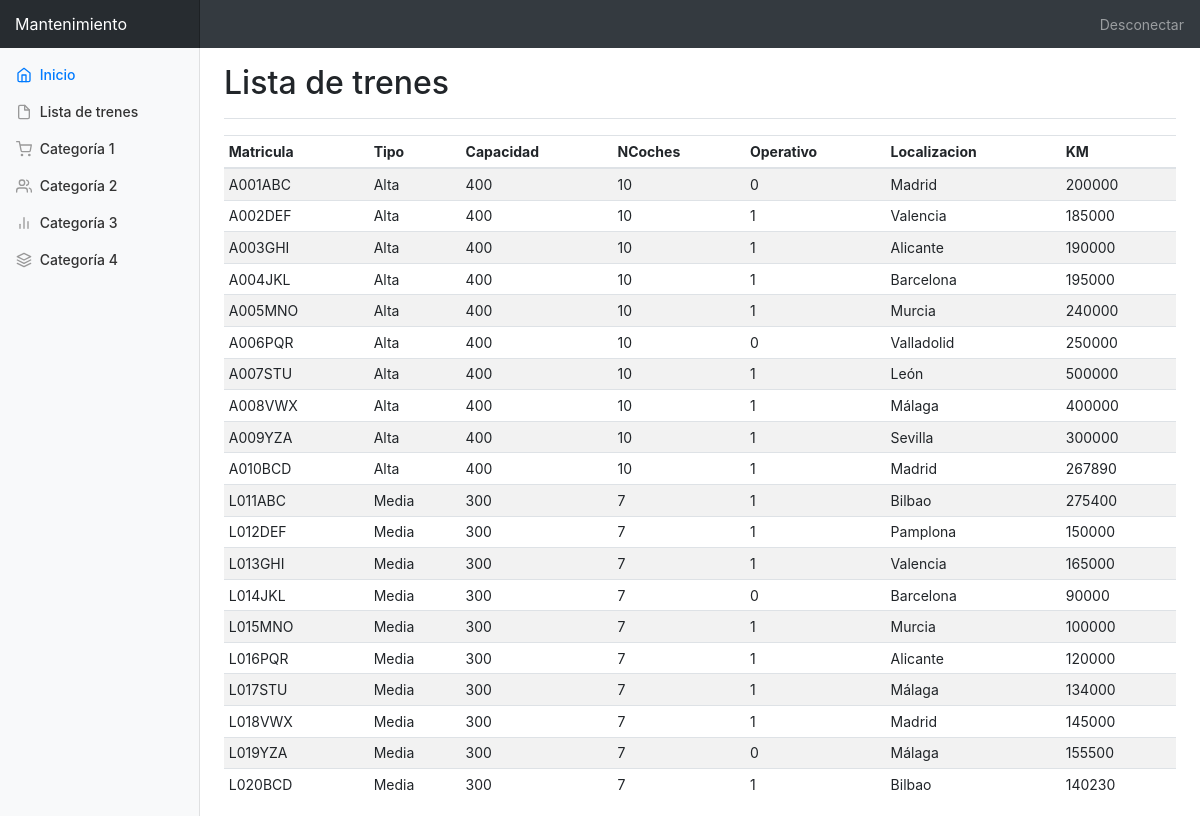
The page /panel/trenes.php on the database as committed earlier.
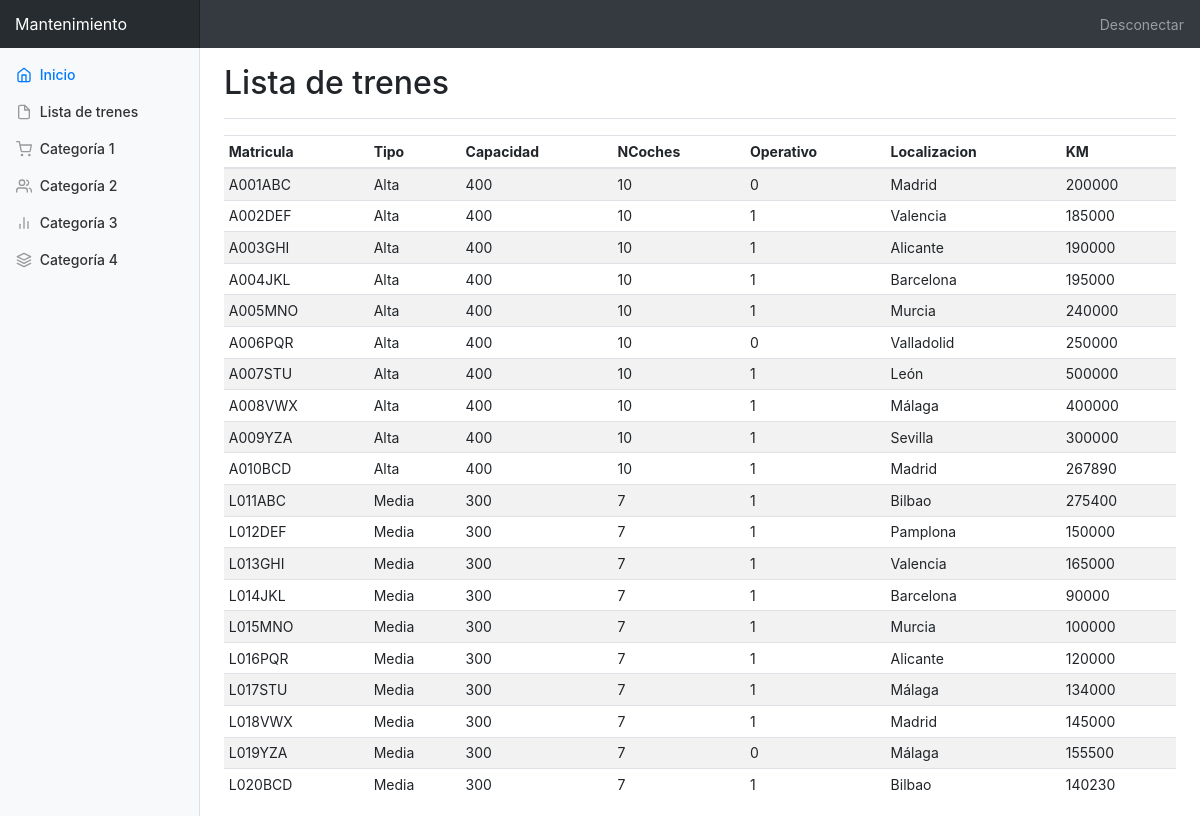
The same page on the database as committed later.
### tables this page shows
CREATE TABLE Tren (
	Matricula VARCHAR(20),
    Tipo VARCHAR(20),
    Capacidad INT,
    NCoches INT,
    Operativo BOOL,
    Localizacion VARCHAR (20),
    KM INT,
    PRIMARY KEY (Matricula));

### panel/cTren.php (called while the page is built, shortened)
<?php
class cTren
{
    public function __construct()    {
        global $conexion;
        $this->conexion = $conexion;
    }
    public static function trenes()
    {
        $cTren = new static;
		$arrTrenes = [];
        $consulta = "SELECT * FROM Tren";
        $res = $cTren->conexion->query($consulta);
		while ($cTren = $res->fetch_object('cTren')) {
            array_push($arrTrenes,$cTren);
        }
        return $arrTrenes;
}
}

### panel/trenes.php (the view, shortened to what this page needs)
<!doctype html>
<?php
$conexion = Conexion::conectar();
require('cTren.php');
?>
<html lang="es">
<head>
  <link href="dist/css/bootstrap.min.css" rel="stylesheet">
  <link href="dashboard.css" rel="stylesheet">
</head>
<body>
  <nav class="navbar navbar-dark sticky-top bg-dark flex-md-nowrap p-0">
    <a class="navbar-brand col-sm-3 col-md-2 mr-0" href="index.php">Mantenimiento</a>
    <ul class="navbar-nav px-3">
      <li class="nav-item text-nowrap">
        <a class="nav-link" href="login.php">Desconectar</a>
      </li>
    </ul>
  </nav>
  <div class="container-fluid">
    <div class="row">
      <nav class="col-md-2 d-none d-md-block bg-light sidebar">
        <div class="sidebar-sticky">
          <ul class="nav flex-column">
            <li class="nav-item">
              <a class="nav-link active" href="index.php">
                <span data-feather="home"></span>
                Inicio <span class="sr-only">(current)</span>
              </a>
            </li>
            <li class="nav-item">
              <a class="nav-link" href="#">
                <span data-feather="file"></span>
                Lista de trenes
              </a>
            </li>
            <li class="nav-item">
              <a class="nav-link" href="#">
                <span data-feather="shopping-cart"></span>
                Categoría 1
              </a>
            </li>
            <li class="nav-item">
              <a class="nav-link" href="#">
                <span data-feather="users"></span>
                Categoría 2
              </a>
            </li>
            <li class="nav-item">
              <a class="nav-link" href="#">
                <span data-feather="bar-chart-2"></span>
                Categoría 3
              </a>
            </li>
            <li class="nav-item">
              <a class="nav-link" href="#">
                <span data-feather="layers"></span>
                Categoría 4
              </a>
            </li>
          </ul>
        </div>
      </nav>
      <main role="main" class="col-md-9 ml-sm-auto col-lg-10 pt-3 px-4">
        <div class="d-flex justify-content-between flex-wrap flex-md-nowrap align-items-center pb-2 mb-3 border-bottom">
          <h1 class="h2">Lista de trenes</h1>
        </div>
        <div class="table-responsive">
          <table class="table table-striped table-sm">
            <thead>
              <tr>
                <th>Matricula</th>
                <th>Tipo</th>
                <th>Capacidad</th>
                <th>NCoches</th>
                <th>Operativo</th>
				<th>Localizacion</th>
				<th>KM</th>
              </tr>
            </thead>
            <tbody>
			<?php
			$trenesitos = cTren::trenes();
			foreach($trenesitos as $x){ ?>
		<tr onclick="window.location='tren.php?matricula=<?php echo $x->Matricula; ?>';">
		<td><?php echo $x->Matricula; ?></td>
		<td><?php echo $x->Tipo; ?></td>
		<td><?php echo $x->Capacidad; ?></td>
		<td><?php echo $x->NCoches; ?></td>
		<td><?php echo $x->Operativo; ?></td>
		<td><?php echo $x->Localizacion; ?></td>
		<td><?php echo $x->KM; ?></td>
	<?php } ?>
            </tbody>
          </table>
        </div>
      </main>
    </div>
  </div>
    </body>
    </html>

### panel/dashboard.css (style rules this page uses)
body { font-size: .875rem; }
.feather { width: 16px; height: 16px; vertical-align: text-bottom; }
.sidebar { position: fixed; top: 0; bottom: 0; left: 0; z-index: 100; padding: 0; box-shadow: inset -1px 0 0 rgba(0, 0, 0, .1); }
.sidebar-sticky { position: -webkit-sticky; position: sticky; top: 48px; height: calc(100vh - 48px); padding-top: .5rem; overflow-x: hidden; overflow-y: auto; }
.sidebar .nav-link { font-weight: 500; color: #333; }
.sidebar .nav-link .feather { margin-right: 4px; color: #999; }
.sidebar .nav-link.active { color: #007bff; }
.sidebar .nav-link:hover .feather, .sidebar .nav-link.active .feather { color: inherit; }
.navbar-brand { padding-top: .75rem; padding-bottom: .75rem; font-size: 1rem; background-color: rgba(0, 0, 0, .25); box-shadow: inset -1px 0 0 rgba(0, 0, 0, .25); }
.border-bottom { border-bottom: 1px solid #e5e5e5; }

Rows that differ between the two databases and show on the page:
changed tren "L014JKL": Operativo "0" → "1"
